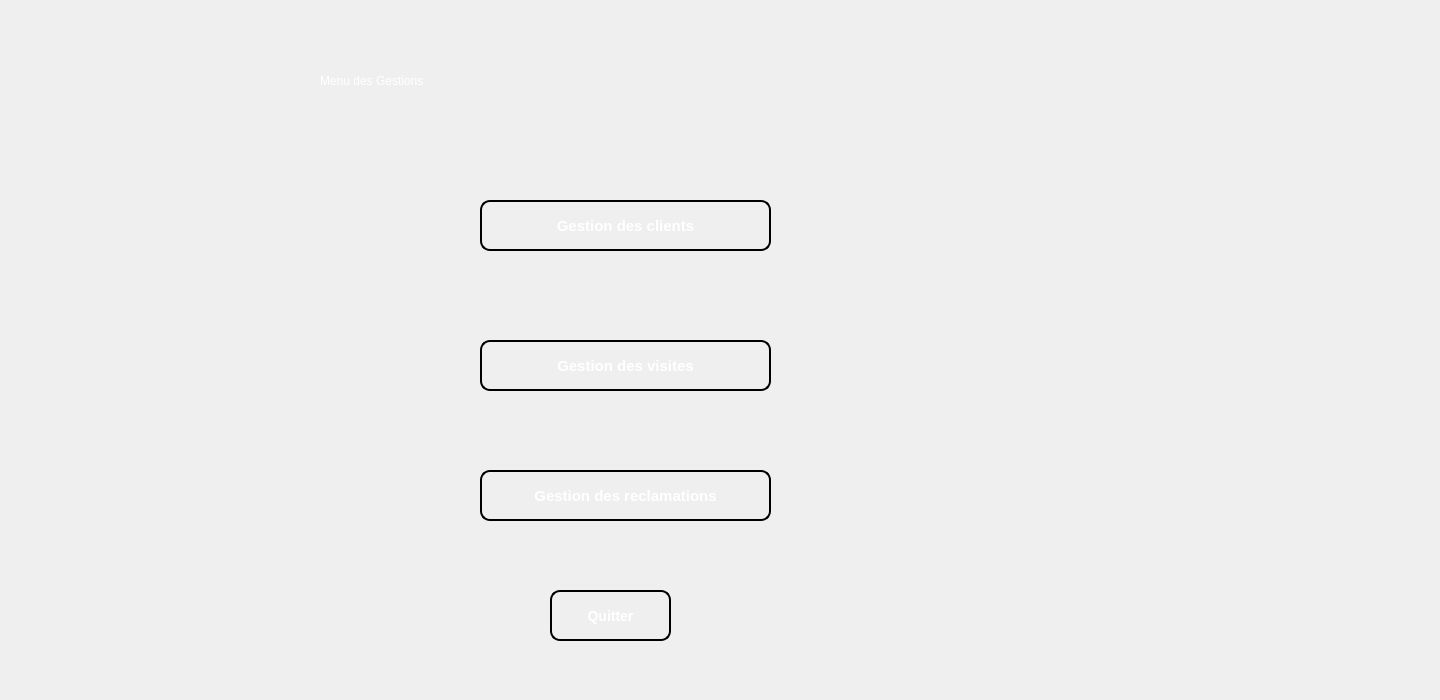
    <widget class="QWidget" name="page_autre_employe">
     <widget class="QLabel" name="label_17">
      <property name="geometry">
       <rect>
        <x>320</x>
        <y>20</y>
        <width>711</width>
        <height>121</height>
       </rect>
      </property>
      <property name="styleSheet">
       <string notr="true">color:rgb(255, 255, 255);
border-color:rgba(0,0,0,0);
font: 63 48pt &quot;Yu Gothic UI Semibold&quot;;



background-color:rgba(0,0,0,0);</string>
      </property>
      <property name="text">
       <string>Menu des Gestions</string>
      </property>
     </widget>
     <widget class="QPushButton" name="boutton_gestions_visites_autre_employe">
      <property name="geometry">
       <rect>
        <x>480</x>
        <y>340</y>
        <width>291</width>
        <height>51</height>
       </rect>
      </property>
      <property name="styleSheet">
       <string notr="true">QPushButton {
    background: qlineargradient(x1: 0, y1: 0, x2: 0, y2: 1,
                                stop: 0 #1c3087, stop: 1 #1c3087);
    border: 2px solid #000000;
    border-radius: 10px;
    padding: 10px;
    color: white;
    font-size: 15px;
    font-weight: bold;
    text-align: center;
}

QPushButton:hover {
    background: qlineargradient(x1: 0, y1: 0, x2: 0, y2: 1,
                                stop: 0 #bd9a06, stop: 1 #deb60d);
    cursor: pointer;
    box-shadow: 0px 0px 5px #004040;
}

QPushButton:pressed {
    background: qlineargradient(x1: 0, y1: 0, x2: 0, y2: 1,
                                stop: 0 #004080, stop: 1 #002040);
}</string>
      </property>
      <property name="text">
       <string>Gestion des visites</string>
      </property>
     </widget>
     <widget class="QPushButton" name="boutton_gestions_clients_autre_employe">
      <property name="geometry">
       <rect>
        <x>480</x>
        <y>200</y>
        <width>291</width>
        <height>51</height>
       </rect>
      </property>
      <property name="styleSheet">
       <string notr="true">QPushButton {
    background: qlineargradient(x1: 0, y1: 0, x2: 0, y2: 1,
                                stop: 0 #1c3087, stop: 1 #1c3087);
    border: 2px solid #000000;
    border-radius: 10px;
    padding: 10px;
    color: white;
    font-size: 15px;
    font-weight: bold;
    text-align: center;
}

QPushButton:hover {
    background: qlineargradient(x1: 0, y1: 0, x2: 0, y2: 1,
                                stop: 0 #bd9a06, stop: 1 #deb60d);
    cursor: pointer;
    box-shadow: 0px 0px 5px #004040;
}

QPushButton:pressed {
    background: qlineargradient(x1: 0, y1: 0, x2: 0, y2: 1,
                                stop: 0 #004080, stop: 1 #002040);
}</string>
      </property>
      <property name="text">
       <string>Gestion des clients</string>
      </property>
     </widget>
     <widget class="QPushButton" name="boutton_quitter">
      <property name="geometry">
       <rect>
        <x>550</x>
        <y>590</y>
        <width>121</width>
        <height>51</height>
       </rect>
      </property>
      <property name="styleSheet">
       <string notr="true">QPushButton {
    background: qlineargradient(x1: 0, y1: 0, x2: 0, y2: 1,
                                stop: 0 #04c8d6, stop: 1 #04c8d6);
    border: 2px solid #000000;
    border-radius: 10px;
    padding: 10px;
	
	
    color: white;
    font-size: 14px;
    font-weight: bold;
    text-align: center;
}

QPushButton:hover {
    background: qlineargradient(x1: 0, y1: 0, x2: 0, y2: 1,
                                stop: 0 #50faf7, stop: 1 #50faf7);
    cursor: pointer;
    box-shadow: 0px 0px 5px #004040;
}

QPushButton:pressed {
    background: qlineargradient(x1: 0, y1: 0, x2: 0, y2: 1,
                                stop: 0 #004080, stop: 1 #002040);
}
</string>
      </property>
      <property name="text">
       <string>Quitter</string>
      </property>
     </widget>
     <widget class="QPushButton" name="boutton_gestions_reclamations_autre_employe">
      <property name="geometry">
       <rect>
        <x>480</x>
        <y>470</y>
        <width>291</width>
        <height>51</height>
       </rect>
      </property>
      <property name="styleSheet">
       <string notr="true">QPushButton {
    background: qlineargradient(x1: 0, y1: 0, x2: 0, y2: 1,
                                stop: 0 #1c3087, stop: 1 #1c3087);
    border: 2px solid #000000;
    border-radius: 10px;
    padding: 10px;
    color: white;
    font-size: 15px;
    font-weight: bold;
    text-align: center;
}

QPushButton:hover {
    background: qlineargradient(x1: 0, y1: 0, x2: 0, y2: 1,
                                stop: 0 #bd9a06, stop: 1 #deb60d);
    cursor: pointer;
    box-shadow: 0px 0px 5px #004040;
}

QPushButton:pressed {
    background: qlineargradient(x1: 0, y1: 0, x2: 0, y2: 1,
                                stop: 0 #004080, stop: 1 #002040);
}</string>
      </property>
      <property name="text">
       <string>Gestion des reclamations</string>
      </property>
     </widget>
     <widget class="QLabel" name="label_44">
      <property name="geometry">
       <rect>
        <x>0</x>
        <y>0</y>
        <width>1431</width>
        <height>691</height>
       </rect>
      </property>
      <property name="text">
       <string/>
      </property>
      <property name="pixmap">
       <pixmap>../image QT/lucid-air-touring-1920x1080_786574-mm-90.jpg</pixmap>
      </property>
     </widget>
     <zorder>label_44</zorder>
     <zorder>label_17</zorder>
     <zorder>boutton_gestions_visites_autre_employe</zorder>
     <zorder>boutton_gestions_clients_autre_employe</zorder>
     <zorder>boutton_quitter</zorder>
     <zorder>boutton_gestions_reclamations_autre_employe</zorder>
    </widget>
